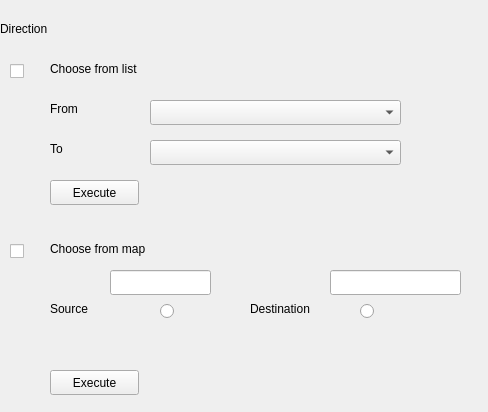
<?xml version="1.0" encoding="UTF-8"?>
<ui version="4.0">
 <class>DirectionWidget</class>
 <widget class="QWidget" name="DirectionWidget">
  <property name="geometry">
   <rect>
    <x>0</x>
    <y>0</y>
    <width>488</width>
    <height>412</height>
   </rect>
  </property>
  <property name="windowTitle">
   <string>Form</string>
  </property>
  <widget class="QLabel" name="directionLabel">
   <property name="geometry">
    <rect>
     <x>0</x>
     <y>20</y>
     <width>67</width>
     <height>17</height>
    </rect>
   </property>
   <property name="text">
    <string>Direction</string>
   </property>
  </widget>
  <widget class="QLabel" name="directionSourceLabel">
   <property name="geometry">
    <rect>
     <x>50</x>
     <y>100</y>
     <width>67</width>
     <height>17</height>
    </rect>
   </property>
   <property name="text">
    <string>From</string>
   </property>
  </widget>
  <widget class="QLabel" name="directionDestinationLabel">
   <property name="geometry">
    <rect>
     <x>50</x>
     <y>140</y>
     <width>67</width>
     <height>17</height>
    </rect>
   </property>
   <property name="text">
    <string>To</string>
   </property>
  </widget>
  <widget class="QLabel" name="directionByMapLabel">
   <property name="geometry">
    <rect>
     <x>50</x>
     <y>240</y>
     <width>181</width>
     <height>17</height>
    </rect>
   </property>
   <property name="text">
    <string>Choose from map</string>
   </property>
  </widget>
  <widget class="QRadioButton" name="sourceRadioButton">
   <property name="geometry">
    <rect>
     <x>160</x>
     <y>300</y>
     <width>21</width>
     <height>23</height>
    </rect>
   </property>
   <property name="text">
    <string/>
   </property>
  </widget>
  <widget class="QRadioButton" name="destinationRadioButton">
   <property name="geometry">
    <rect>
     <x>360</x>
     <y>300</y>
     <width>16</width>
     <height>23</height>
    </rect>
   </property>
   <property name="text">
    <string/>
   </property>
  </widget>
  <widget class="QComboBox" name="directionSourceComboBox">
   <property name="geometry">
    <rect>
     <x>150</x>
     <y>100</y>
     <width>251</width>
     <height>25</height>
    </rect>
   </property>
  </widget>
  <widget class="QComboBox" name="directionDestinationComboBox">
   <property name="geometry">
    <rect>
     <x>150</x>
     <y>140</y>
     <width>251</width>
     <height>25</height>
    </rect>
   </property>
  </widget>
  <widget class="QPushButton" name="directionButton">
   <property name="geometry">
    <rect>
     <x>50</x>
     <y>180</y>
     <width>89</width>
     <height>25</height>
    </rect>
   </property>
   <property name="text">
    <string>Execute</string>
   </property>
  </widget>
  <widget class="QPushButton" name="directionByMapButton">
   <property name="geometry">
    <rect>
     <x>50</x>
     <y>370</y>
     <width>89</width>
     <height>25</height>
    </rect>
   </property>
   <property name="text">
    <string>Execute</string>
   </property>
  </widget>
  <widget class="QLabel" name="label">
   <property name="geometry">
    <rect>
     <x>50</x>
     <y>60</y>
     <width>121</width>
     <height>17</height>
    </rect>
   </property>
   <property name="text">
    <string>Choose from list</string>
   </property>
  </widget>
  <widget class="QLabel" name="label_2">
   <property name="geometry">
    <rect>
     <x>50</x>
     <y>300</y>
     <width>67</width>
     <height>17</height>
    </rect>
   </property>
   <property name="text">
    <string>Source</string>
   </property>
  </widget>
  <widget class="QLabel" name="label_3">
   <property name="geometry">
    <rect>
     <x>250</x>
     <y>300</y>
     <width>81</width>
     <height>17</height>
    </rect>
   </property>
   <property name="text">
    <string>Destination</string>
   </property>
  </widget>
  <widget class="QCheckBox" name="listCheckBox">
   <property name="geometry">
    <rect>
     <x>10</x>
     <y>60</y>
     <width>16</width>
     <height>23</height>
    </rect>
   </property>
   <property name="text">
    <string/>
   </property>
  </widget>
  <widget class="QCheckBox" name="mapCheckBox">
   <property name="geometry">
    <rect>
     <x>10</x>
     <y>240</y>
     <width>16</width>
     <height>23</height>
    </rect>
   </property>
   <property name="text">
    <string/>
   </property>
  </widget>
  <widget class="QLineEdit" name="lineEdit">
   <property name="geometry">
    <rect>
     <x>110</x>
     <y>270</y>
     <width>101</width>
     <height>25</height>
    </rect>
   </property>
  </widget>
  <widget class="QLineEdit" name="lineEdit_2">
   <property name="geometry">
    <rect>
     <x>330</x>
     <y>270</y>
     <width>131</width>
     <height>25</height>
    </rect>
   </property>
  </widget>
 </widget>
 <resources/>
 <connections/>
</ui>
